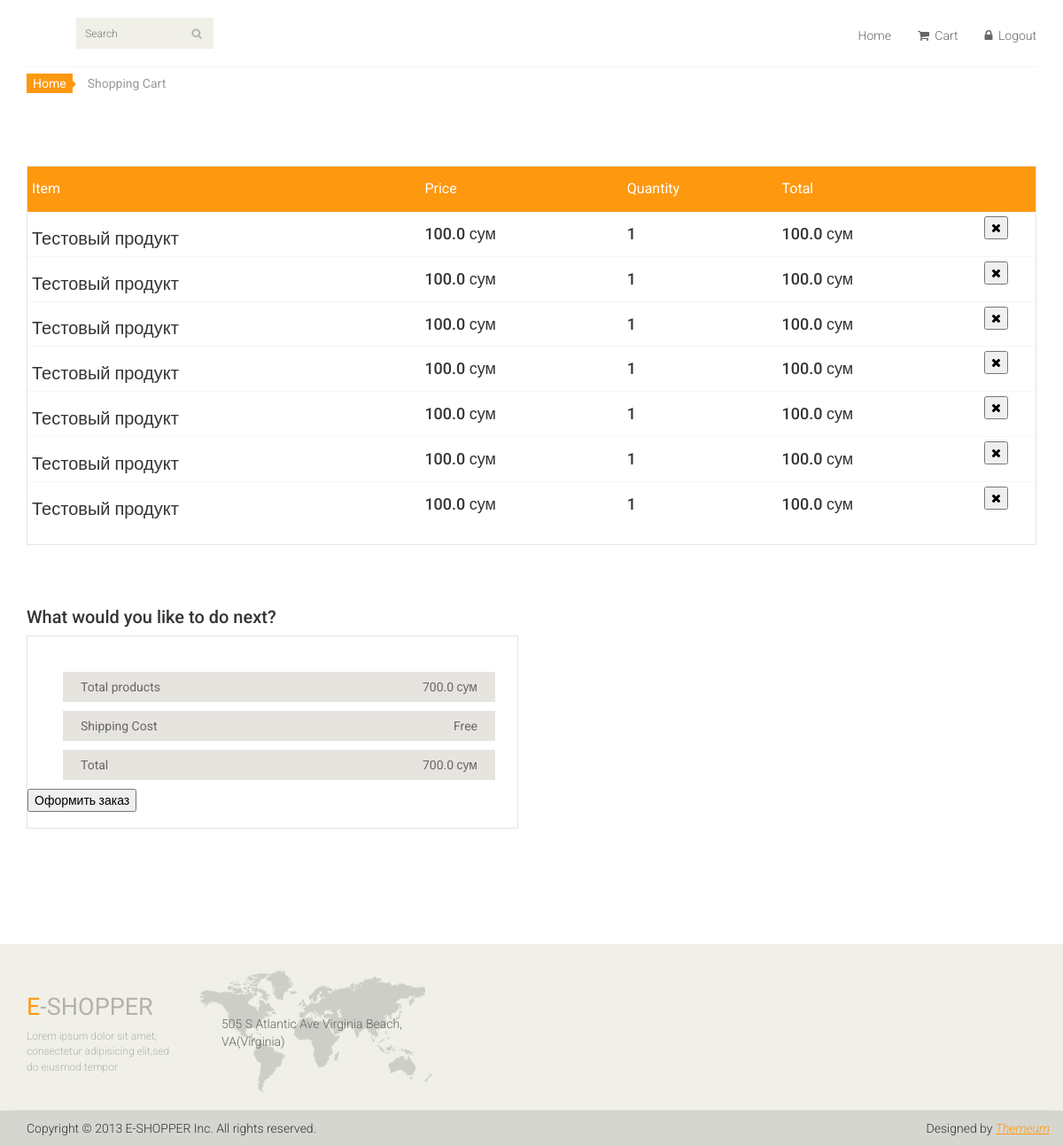
Before: /cart (signed in) with the older database file.
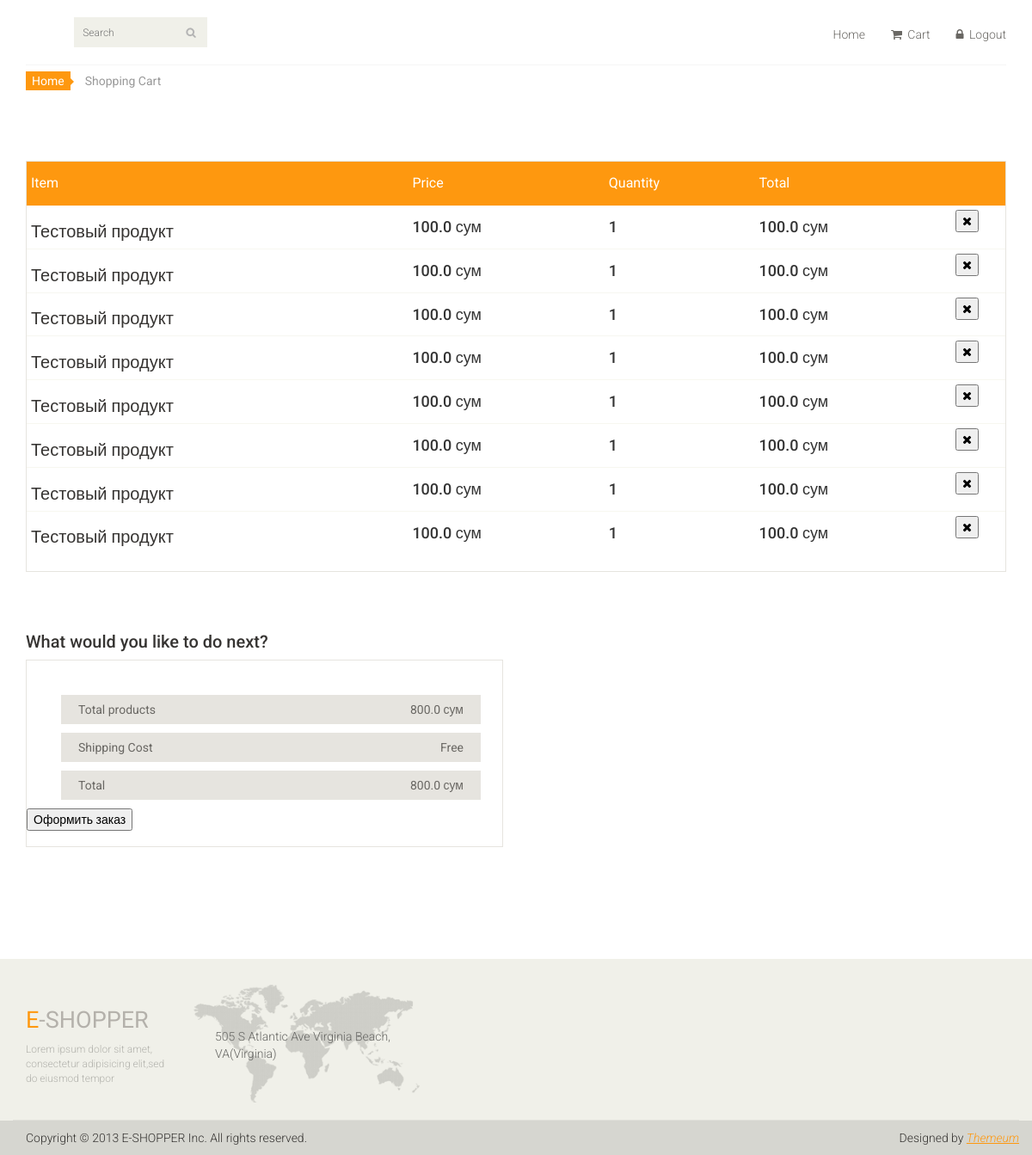
After: the same page with the newer database file.
### main_page/models.py (models this page shows)
class UserCart(models.Model):
    user_id = models.IntegerField()
    user_product = models.ForeignKey(Product, on_delete=models.CASCADE)
    user_product_quantity = models.IntegerField()
    total_for_product = models.FloatField()

class Product(models.Model):
    product_name = models.CharField(max_length=125)
    product_count = models.IntegerField()
    product_prise = models.FloatField()
    product_foto = models.ImageField(upload_to='media')
    product_des = models.TextField()
    product_category = models.ForeignKey(Catigory, on_delete=models.CASCADE)
    reg_date = models.DateTimeField(auto_now_add=True)
    def __str__(self):
        return self.product_name

### main_page/views.py (the view)
# urls.py: path('cart', views.get_user_cart),
def get_user_cart(request):
    user_cart = models.UserCart.objects.filter(user_id=request.user.id)
    total = sum([i.total_for_product for i in user_cart])
    context = {'cart': user_cart, 'total': total}
    return render(request, 'user_cart.html', context)

### main_page/templates/user_cart.html (shortened to what this page needs)
{% extends 'index.html' %}
{% block content %}
	<section id="cart_items">
		<div class="container">
			<div class="breadcrumbs">
				<ol class="breadcrumb">
				  <li><a href="/">Home</a></li>
				  <li class="active">Shopping Cart</li>
				</ol>
			</div>
			<div class="table-responsive cart_info">
				<table class="table table-condensed">
					<thead>
						<tr class="cart_menu">
							<td class="description">Item</td>
							<td class="price">Price</td>
							<td class="quantity">Quantity</td>
							<td class="total">Total</td>
							<td></td>
						</tr>
					</thead>
					<tbody>
					{% for i in cart %}
						<tr>
							<td class="cart_description">
								<h4><a href="/item/{{ i.product.id }}">{{ i.user_product }}</a></h4>
							</td>
							<td class="cart_price">
								<h4>{{ i.user_product.product_prise }} сум</h4>
							</td>
							<td class="cart_quantity">
								<h4>{{ i.user_product_quantity }}</h4>
							</td>
							<td class="cart_total">
								<h4>{{ i.total_for_product }} сум</h4>
							</td>
							<td class="cart_delete">
								<form action="/del_item/{{ i.product.id }}" method="post">
									<button><i class="fa fa-times"></i></button>
								</form>
							</td>
						</tr>
					{% endfor %}
					</tbody>
				</table>
			</div>
		</div>
	</section>
	<section id="do_action">
		<div class="container">
			<div class="heading">
				<h3>What would you like to do next?</h3>
			</div>
			<div class="row">
				<div class="col-sm-6">
					<div class="total_area">
						<ul>
							<li>Total products <span>{{ total }} сум</span></li>
							<li>Shipping Cost <span>Free</span></li>
							<li>Total <span>{{ total }} сум</span></li>
						</ul>
							<form method="POST" action="/order">
								<button>Оформить заказ</button>
							</form>
					</div>
				</div>
			</div>
		</div>
	</section>
{% endblock content %}

### main_page/templates/index.html (shortened to what this page needs)
{% load static %}
<!DOCTYPE html>
<html lang="en">
<head>
    <link href="{% static 'css/bootstrap.min.css' %}" rel="stylesheet">
    <link href="{% static 'css/font-awesome.min.css' %}" rel="stylesheet">
    <link href="{% static 'css/prettyPhoto.css' %}" rel="stylesheet">
    <link href="{% static 'css/price-range.css' %}" rel="stylesheet">
    <link href="{% static 'css/animate.css' %}" rel="stylesheet">
	<link href="{% static 'css/main.css' %}" rel="stylesheet">
	<link href="{% static 'css/responsive.css' %}" rel="stylesheet">
</head>
<body>
	<header id="header">
		<div class="header-middle">
			<div class="container">
				<div class="row">
					<div class="col-sm-4">
						<div class="btn-group pull-right">
							<div class="col-sm-3">
								<div class="search_box pull-right">
									<form method="POST">
										  <input type="text" placeholder="Search" name="search_roduct" />
									</form>
								</div>
							</div>
						</div>
					</div>
					<div class="col-sm-8">
						<div class="shop-menu pull-right">
							<ul class="nav navbar-nav">
								{% if user.is_authenticated %}
									<li><a href="/">Home</a></li>
									<li><a href="/cart"><i class="fa fa-shopping-cart"></i> Cart</a></li>
									<li><a href="/accounts/logout/"><i class="fa fa-lock"></i> Logout</a></li>
								{% else %}
									<li><a href="/accounts/login/"><i class="fa fa-lock"></i> Login</a></li>
								{% endif %}
							</ul>
						</div>
					</div>
				</div>
			</div>
		</div>
	</header>
	{% block content %}{% endblock content %}
	<footer id="footer">
		<div class="footer-top">
			<div class="container">
				<div class="row">
					<div class="col-sm-2">
						<div class="companyinfo">
							<h2><span>e</span>-shopper</h2>
							<p>Lorem ipsum dolor sit amet, consectetur adipisicing elit,sed do eiusmod tempor</p>
						</div>
					</div>
					<div class="col-sm-3">
						<div class="address">
							<img src="images/home/map.png" alt="" />
							<p>505 S Atlantic Ave Virginia Beach, VA(Virginia)</p>
						</div>
					</div>
				</div>
			</div>
		</div>
		<div class="footer-bottom">
			<div class="container">
				<div class="row">
					<p class="pull-left">Copyright © 2013 E-SHOPPER Inc. All rights reserved.</p>
					<p class="pull-right">Designed by <span><a target="_blank" href="http://www.themeum.com">Themeum</a></span></p>
				</div>
			</div>
		</div>
	</footer>
</body>
</html>

### main_page/static/css/main.css (style rules this page uses)
body { font-family: 'Roboto', sans-serif; background:; position: relative; font-weight:400px; }
ul li { list-style: none; }
a { -webkit-transition: 300ms; -moz-transition: 300ms; -o-transition: 300ms; transition: 300ms; }
h1, h2, h3, h4, h5, h6 { font-family: 'Roboto', sans-serif; }
.header-middle .container .row { border-bottom: 1px solid #f5f5f5; margin-left: 0; margin-right: 0; padding-bottom: 20px; padding-top: 20px; }
.header-middle .container .row .col-sm-4 { padding-left: 0; }
.header-middle .container .row .col-sm-8 { padding-right:0; }
.shop-menu ul li { display:inline-block; padding-left: 15px; padding-right: 15px; }
.shop-menu ul li:last-child { padding-right: 0; }
.shop-menu ul li a { background: #FFFFFF; color: #696763; font-family: 'Roboto', sans-serif; font-size: 14px; font-weight: 300; padding:0; padding-right: 0; margin-top: 10px; }
.shop-menu ul li a i { margin-right:3px; }
.search_box input { background: #F0F0E9; border: medium none; color: #B2B2B2; font-family: 'roboto'; font-size: 12px; font-weight: 300; height: 35px; outline: medium none; padding-left: 10px; width: 155px; background-image: url(../images/home/searchicon.png); background-repeat: no-repeat; background-position: 130px; }
#footer { background: #F0F0E9; }
.footer-top .container { border-bottom: 1px solid #E0E0DA; padding-bottom: 20px; }
.companyinfo { margin-top: 57px; }
.companyinfo h2 { color: #B4B1AB; font-family: abel; font-size: 27px; text-transform: uppercase; }
.companyinfo h2 span { color:#FE980F; }
.companyinfo p { color: #B3B3AD; font-family: 'Roboto', sans-serif; font-size: 12px; font-weight: 300; }
.footer-top .col-sm-3 { overflow: hidden; }
.address { margin-top: 30px; position: relative; overflow: hidden; }
.address img { width:100%; }
.address p { color: #666663; font-family: 'Roboto', sans-serif; font-size: 14px; font-weight: 300; left: 25px; position: absolute; top: 50px; }
.footer-bottom { background: #D6D6D0; padding-top: 10px; }
.footer-bottom p { color: #363432; font-family: 'Roboto', sans-serif; font-weight: 300; margin-left: 15px; }
.footer-bottom p span a { color: #FE980F; font-style: italic; text-decoration: underline; }
#do_action { margin-bottom: 50px; }
.breadcrumbs { position: relative; }
.breadcrumbs .breadcrumb { background:transparent; margin-bottom: 75px; padding-left: 0; }
.breadcrumbs .breadcrumb li a { background:#FE980F; color: #FFFFFF; padding: 3px 7px; }
.breadcrumbs .breadcrumb li a:after { content:""; height:auto; width: auto; border-width: 8px; border-style: solid; border-color:transparent transparent transparent #FE980F; position: absolute; top: 11px; left:48px; }
.breadcrumbs .breadcrumb > li + li:before { content: " "; }
#cart_items .cart_info { border: 1px solid #E6E4DF; margin-bottom: 50px }
#cart_items .cart_info .cart_menu { background: #FE980F; color: #fff; font-size: 16px; font-family: 'Roboto', sans-serif; font-weight: normal; }
#cart_items .cart_info .table.table-condensed thead tr { height: 51px; }
#cart_items .cart_info .table.table-condensed tr { border-bottom: 1px solid#F7F7F0 }
#cart_items .cart_info .table.table-condensed tr:last-child { border-bottom: 0 }
.cart_info table tr td { border-top: 0 none; vertical-align: inherit; }
#cart_items .cart_info .cart_description h4 { margin-bottom: 0 }
#cart_items .cart_info .cart_description h4 a { color: #363432; font-family: 'Roboto',sans-serif; font-size: 20px; font-weight: normal; }
.cart_delete { display: block; margin-right: -12px; overflow: hidden; }
.heading h3 { color: #363432; font-size: 20px; font-family: 'Roboto', sans-serif; }
#do_action .total_area { padding-bottom: 18px !important; }
#do_action .total_area, #do_action .chose_area { border: 1px solid #E6E4DF; color: #696763; padding: 30px 25px 30px 0; margin-bottom: 80px; }
.total_area span { float: right; }
.total_area ul li { background:#E6E4DF; color: #696763; margin-top: 10px; padding: 7px 20px; }

Changed rows visible on the page:
added UserCart: user_product "Тестовый продукт", user_product.product_prise "100.0", user_product_quantity "1", total_for_product "100.0"
Other visible differences:
{{ total }}: "700.0" → "800.0"
